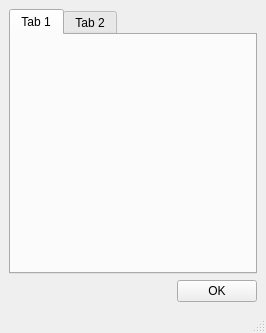
<ui version="4.0" >
 <class>AdapterUi</class>
 <widget class="QMainWindow" name="AdapterUi" >
  <property name="geometry" >
   <rect>
    <x>0</x>
    <y>0</y>
    <width>266</width>
    <height>333</height>
   </rect>
  </property>
  <property name="windowTitle" >
   <string>Bluetooth Adapter</string>
  </property>
  <widget class="QWidget" name="centralwidget" >
   <property name="geometry" >
    <rect>
     <x>0</x>
     <y>0</y>
     <width>266</width>
     <height>308</height>
    </rect>
   </property>
   <layout class="QVBoxLayout" >
    <item>
     <widget class="QTabWidget" name="adapterTabWidget" >
      <property name="currentIndex" >
       <number>0</number>
      </property>
      <widget class="QWidget" name="tab" >
       <property name="geometry" >
        <rect>
         <x>0</x>
         <y>0</y>
         <width>250</width>
         <height>230</height>
        </rect>
       </property>
       <attribute name="title" >
        <string>Tab 1</string>
       </attribute>
      </widget>
      <widget class="QWidget" name="tab_2" >
       <property name="geometry" >
        <rect>
         <x>0</x>
         <y>0</y>
         <width>640</width>
         <height>320</height>
        </rect>
       </property>
       <attribute name="title" >
        <string>Tab 2</string>
       </attribute>
      </widget>
     </widget>
    </item>
    <item>
     <layout class="QHBoxLayout" >
      <item>
       <spacer>
        <property name="orientation" >
         <enum>Qt::Horizontal</enum>
        </property>
        <property name="sizeHint" stdset="0" >
         <size>
          <width>161</width>
          <height>20</height>
         </size>
        </property>
       </spacer>
      </item>
      <item>
       <widget class="QPushButton" name="closePushButton" >
        <property name="text" >
         <string>OK</string>
        </property>
       </widget>
      </item>
     </layout>
    </item>
   </layout>
  </widget>
  <widget class="QStatusBar" name="statusbar" >
   <property name="geometry" >
    <rect>
     <x>0</x>
     <y>308</y>
     <width>266</width>
     <height>25</height>
    </rect>
   </property>
  </widget>
 </widget>
 <resources/>
 <connections/>
</ui>
